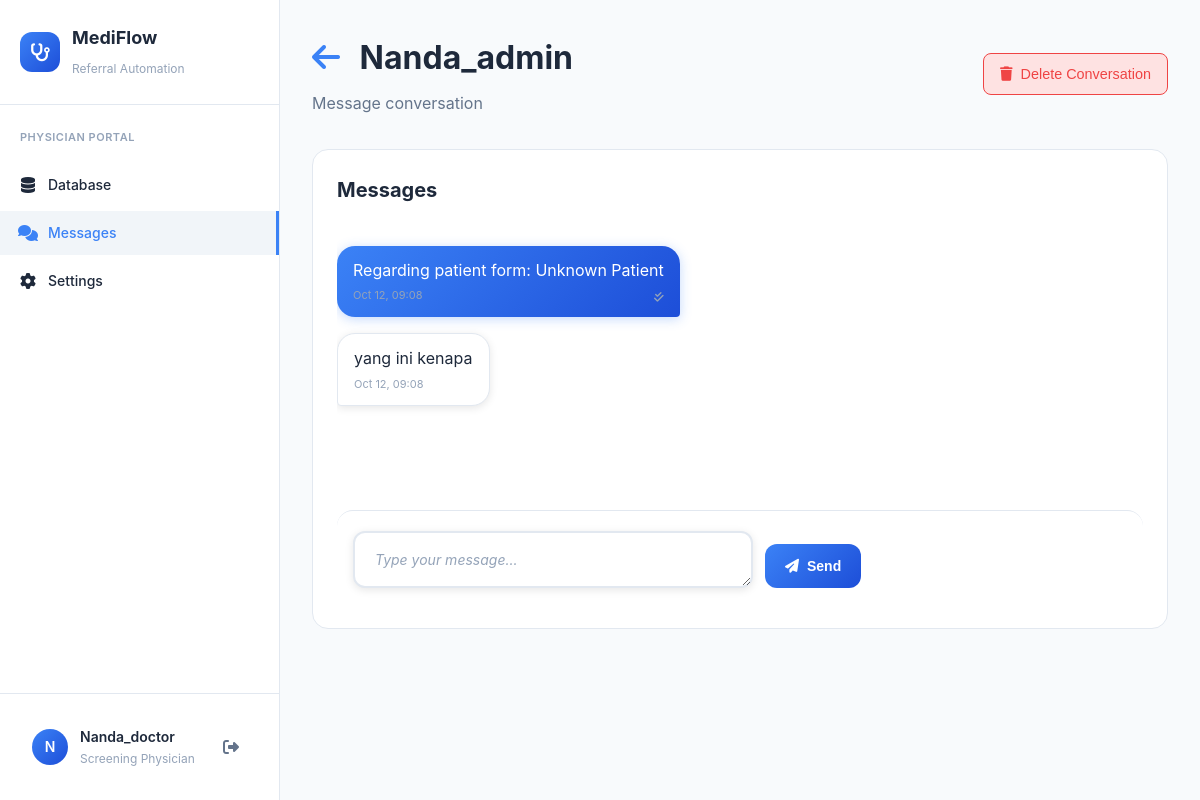
The page /messages/conversation/6/ (signed in) on the database its author committed.
### accounts/models.py (models this page shows, shortened)
class UserProfile(models.Model):
    ROLE_CHOICES = [
        ('administrator', 'Administrator'),
        ('screening_physician', 'Screening Physician'),
    ]
    user = models.OneToOneField(User, on_delete=models.CASCADE, related_name='profile')
    role = models.CharField(max_length=20, choices=ROLE_CHOICES, default='screening_physician')
    created_at = models.DateTimeField(auto_now_add=True)
    updated_at = models.DateTimeField(auto_now=True)

### messaging/models.py (models this page shows, shortened)
class Message(models.Model):
    conversation = models.ForeignKey(Conversation, on_delete=models.CASCADE, related_name='messages')
    sender = models.ForeignKey(User, on_delete=models.CASCADE, related_name='sent_messages')
    content = models.TextField()
    created_at = models.DateTimeField(default=timezone.now)
    is_read = models.BooleanField(default=False)
    edited_at = models.DateTimeField(null=True, blank=True)
    class Meta:
        ordering = ['created_at']

### messaging/views.py (the view, shortened to what this page needs)
# urls.py: path('conversation/<int:conversation_id>/', views.conversation_detail, name='conversation_detail'),
@login_required
def conversation_detail(request, conversation_id):
    conversation = get_object_or_404(
        Conversation,
        id=conversation_id,
        participants=request.user
    )
    unread_messages = conversation.messages.filter(
        ~Q(sender=request.user),
        is_read=False
    )
    for message in unread_messages:
        message.mark_as_read()
        MessageReadStatus.objects.get_or_create(
            message=message,
            user=request.user
        )
    messages_list = conversation.messages.select_related('sender').order_by('created_at')
    paginator = Paginator(messages_list, 50)
    page_number = request.GET.get('page')
    page_obj = paginator.get_page(page_number)
    context = {
        'conversation': conversation,
        'messages': page_obj,
        'other_participant': conversation.get_other_participant(request.user)
    }
    return render(request, 'messaging/conversation_detail.html', context)

### messaging/models.py (called while the page is built)
    def get_other_participant(self, user):
        return self.participants.exclude(id=user.id).first()

### templates/messaging/conversation_detail.html (shortened to what this page needs)
{% extends 'base.html' %}
{% load static %}
{% block extra_css %}
<link rel="stylesheet" href="{% static 'css/messaging.css' %}">
{% endblock %}
{% block content %}
<div class="dashboard-content">
    <div class="dashboard-header">
        <div class="header-content">
            <div class="header-text">
                <h1>
                    <a href="{% url 'messaging:inbox' %}" class="back-button">
                        <i class="fas fa-arrow-left"></i>
                    </a>
                    {% if other_participant %}
                        {{ other_participant.get_full_name|default:other_participant.username }}
                    {% else %}
                        {{ conversation.title|default:"Group Conversation" }}
                    {% endif %}
                </h1>
                <p>Message conversation</p>
            </div>
            <div class="header-actions">
                <button class="delete-conversation-btn" title="Delete entire conversation" onclick="deleteConversationFromDetail({{ conversation.id }}, '{% if other_participant %}{{ other_participant.get_full_name|default:other_participant.username }}{% else %}{{ conversation.title|default:'Group Conversation' }}{% endif %}')">
                    <i class="fas fa-trash"></i>
                    Delete Conversation
                </button>
            </div>
        </div>
    </div>
    <div class="dashboard-card" style="height: 60vh; display: flex; flex-direction: column;">
        <h2>Messages</h2>
        <div class="messages-container" id="messages-container" style="flex: 1; overflow-y: auto; padding: 20px 0;">
            {% if messages %}
            {% for message in messages %}
                <div class="message {% if message.sender == user %}sent{% else %}received{% endif %} {% if 'PHYSICIAN DECISION:' in message.content %}physician-decision{% endif %}">
                    <div class="message-bubble">
                        <div class="message-content" data-message-id="{{ message.id }}">{{ message.content|linebreaks }}</div>
                        <div class="message-time">
                            {{ message.created_at|date:"M j, H:i" }}
                            {% if message.sender == user %}
                                <i class="fas fa-check{% if message.is_read %}-double{% endif %}"></i>
                            {% endif %}
                        </div>
                    </div>
                </div>
            {% endfor %}
            {% endif %}
        </div>
        <form method="post" class="message-form" id="message-form" style="border-top: 1px solid var(--border-primary); padding-top: 20px; margin-top: 20px;">
            <div style="display: flex; gap: 12px; align-items: flex-end;">
                <textarea
                    name="content"
                    class="modern-input"
                    placeholder="Type your message..."
                    rows="1"
                    style="flex: 1; resize: vertical; min-height: 44px;"
                    required></textarea>
                <button type="submit" class="new-message-btn">
                    <i class="fas fa-paper-plane"></i>
                    Send
                </button>
            </div>
        </form>
    </div>
</div>
{% endblock %}

### templates/base.html (shortened to what this page needs)
<!DOCTYPE html>
<html lang="en">
<head>
    {% load static %}
    <link rel="stylesheet" href="{% static 'css/dashboard.css' %}">
    <link href="https://cdnjs.cloudflare.com/ajax/libs/font-awesome/6.4.0/css/all.min.css" rel="stylesheet">
    {% block extra_css %}{% endblock %}
</head>
<body data-theme="light">
    <div class="app-container">
        <aside class="sidebar">
            <div class="sidebar-header">
                <div class="logo">
                    <div class="logo-icon">
                        <i class="fas fa-stethoscope"></i>
                    </div>
                    <div class="logo-text">
                        <h3>MediFlow</h3>
                        <span>Referral Automation</span>
                    </div>
                </div>
            </div>
            <nav class="sidebar-nav">
                {% if user.profile.role == 'administrator' %}
                    <h4>ADMINISTRATOR PORTAL</h4>
                    <ul>
                        <li class="nav-item" data-page="dashboard">
                            <a href="{% url 'dashboard:home' %}">
                                <i class="fas fa-tachometer-alt"></i>
                                Dashboard
                            </a>
                        </li>
                        <li class="nav-item" data-page="upload">
                            <a href="{% url 'dashboard:upload_form' %}">
                                <i class="fas fa-upload"></i>
                                Upload Form
                            </a>
                        </li>
                        <li class="nav-item" data-page="database">
                            <a href="{% url 'dashboard:database' %}">
                                <i class="fas fa-database"></i>
                                Database
                            </a>
                        </li>
                        <li class="nav-item" data-page="time-saved">
                            <a href="{% url 'dashboard:time_saved' %}">
                                <i class="fas fa-clock"></i>
                                Time Saved
                            </a>
                        </li>
                        <li class="nav-item" data-page="messages">
                            <a href="{% url 'messaging:inbox' %}">
                                <i class="fas fa-comments"></i>
                                Messages
                            </a>
                        </li>
                        <li class="nav-item" data-page="settings">
                            <a href="{% url 'dashboard:settings' %}">
                                <i class="fas fa-cog"></i>
                                Settings
                            </a>
                        </li>
                    </ul>
                {% else %}
                    <h4>PHYSICIAN PORTAL</h4>
                    <ul>
                        <li class="nav-item" data-page="database">
                            <a href="{% url 'dashboard:database' %}">
                                <i class="fas fa-database"></i>
                                Database
                            </a>
                        </li>
                        <li class="nav-item" data-page="messages">
                            <a href="{% url 'messaging:inbox' %}">
                                <i class="fas fa-comments"></i>
                                Messages
                            </a>
                        </li>
                        <li class="nav-item" data-page="settings">
                            <a href="{% url 'dashboard:settings' %}">
                                <i class="fas fa-cog"></i>
                                Settings
                            </a>
                        </li>
                    </ul>
                {% endif %}
            </nav>
            <div class="sidebar-footer">
                {% if user.is_authenticated %}
                <div class="user-profile">
                    <div class="user-avatar">{{ user.username|first|upper }}</div>
                    <div class="user-info">
                        <span class="user-name">{{ user.get_full_name|default:user.username }}</span>
                        <span class="user-role">{{ user.profile.get_role_display|default:"User" }}</span>
                    </div>
                    <div class="user-actions">
                        <a href="{% url 'accounts:logout' %}" class="logout-btn" title="Logout">
                            <i class="fas fa-sign-out-alt"></i>
                        </a>
                    </div>
                </div>
                {% endif %}
            </div>
        </aside>
        <main class="main-content">
            {% block content %}
            {% endblock %}
        </main>
    </div>
</body>
</html>

### static/css/messaging.css (style rules this page uses)
:root { --message-bg-sent: linear-gradient(135deg, #3b82f6, #60a5fa); --message-bg-received: var(--card-bg); --message-shadow-sent: 0 2px 12px rgba(59, 130, 246, 0.3); --message-shadow-received: var(--shadow-light); --conversation-hover-bg: var(--hover-bg); --conversation-active-border: var(--primary-color); }
.message-bubble { animation: messageSlideIn 0.3s ease-out; transform-origin: bottom; }

### templates/base.html (style rules this page uses)
:root { --bg-primary: #ffffff; --bg-secondary: #f8fafc; --bg-tertiary: #f1f5f9; --text-primary: #1e293b; --text-secondary: #64748b; --text-tertiary: #94a3b8; --border-primary: #e2e8f0; --border-secondary: #f1f5f9; --border-light: #f1f5f9; --shadow-light: 0 2px 8px rgba(0, 0, 0, 0.1); --shadow-medium: 0 4px 12px rgba(0, 0, 0, 0.15); --sidebar-bg: #ffffff; --sidebar-text: #1e293b; --card-bg: #ffffff; --input-bg: #ffffff; --hover-bg: #f8fafc; --primary-color: #3b82f6; --primary-dark: #1d4ed8; --accent-color: #1d4ed8; --success-color: #10b981; --success-bg: #dcfce7; --success-text: #166534; --error-color: #ef4444; --error-bg: #fee2e2; --error-text: #991b1b; --warning-color: #f59e0b; --warning-bg: #fef3c7; --warning-text: #92400e; }
body { background-color: var(--bg-secondary); color: var(--text-primary); transition: background-color 0.3s ease, color 0.3s ease; }

### templates/messaging/conversation_detail.html (style rules this page uses)
.back-button { color: var(--primary-color); text-decoration: none; margin-right: 12px; }
.header-content { display: flex; justify-content: space-between; align-items: center; }
.delete-conversation-btn { background: var(--error-bg); color: var(--error-color); border: 1px solid var(--error-color); border-radius: 8px; padding: 0.75rem 1rem; font-size: 0.9rem; font-weight: 500; cursor: pointer; transition: all 0.2s ease; display: flex; align-items: center; gap: 0.5rem; }
.message { margin-bottom: 16px; display: flex; align-items: flex-end; gap: 8px; transition: all 0.2s ease; position: relative; }
.message.sent { justify-content: flex-end; flex-direction: row-reverse; }
.message-bubble { max-width: 70%; padding: 12px 16px; border-radius: 18px; background: var(--card-bg); border: 1px solid var(--border-primary); box-shadow: var(--shadow-light); color: var(--text-primary); position: relative; }
.message.received .message-bubble { border-radius: 18px 18px 18px 4px; }
.message.sent .message-bubble { background: linear-gradient(135deg, var(--primary-color), var(--accent-color)); color: white; border: none; border-radius: 18px 18px 4px 18px; box-shadow: 0 2px 12px rgba(59, 130, 246, 0.3); }
.message-time { font-size: 11px; color: var(--text-tertiary); margin-top: 4px; display: flex; align-items: center; justify-content: space-between; }
.message.received .message-time { text-align: left; }
.message-form { background: var(--card-bg); border-radius: 16px; padding: 16px; margin-top: 16px; }
.message-form textarea { background: var(--input-bg); border: 2px solid var(--border-primary); border-radius: 12px; color: var(--text-primary); font-family: inherit; font-size: 14px; transition: all 0.3s ease; }
.message-form textarea::placeholder { color: var(--text-tertiary); }
.new-message-btn { background: linear-gradient(135deg, var(--primary-color), var(--accent-color)); color: white; border: none; border-radius: 12px; padding: 12px 20px; font-weight: 600; text-decoration: none; display: inline-flex; align-items: center; gap: 8px; transition: all 0.2s ease; cursor: pointer; font-size: 14px; min-height: 44px; }
.messages-container { padding: 20px 0; max-height: 50vh; overflow-y: auto; scroll-behavior: smooth; }

### rows shown on the page
Message: content "Regarding patient form: Unknown Patient", created_at "Oct 12, 09:08", is_read True (drawn)
Message: content "yang ini kenapa", created_at "Oct 12, 09:08"

### other values the page prints
{{ user.username|first|upper }} "N"
{{ user.get_full_name|default:user.username }} "Nanda_doctor"
{{ user.profile.get_role_display|default:"User" }} "Screening Physician"
{{ other_participant.get_full_name|default:other_participant.username }} "Nanda_admin"
